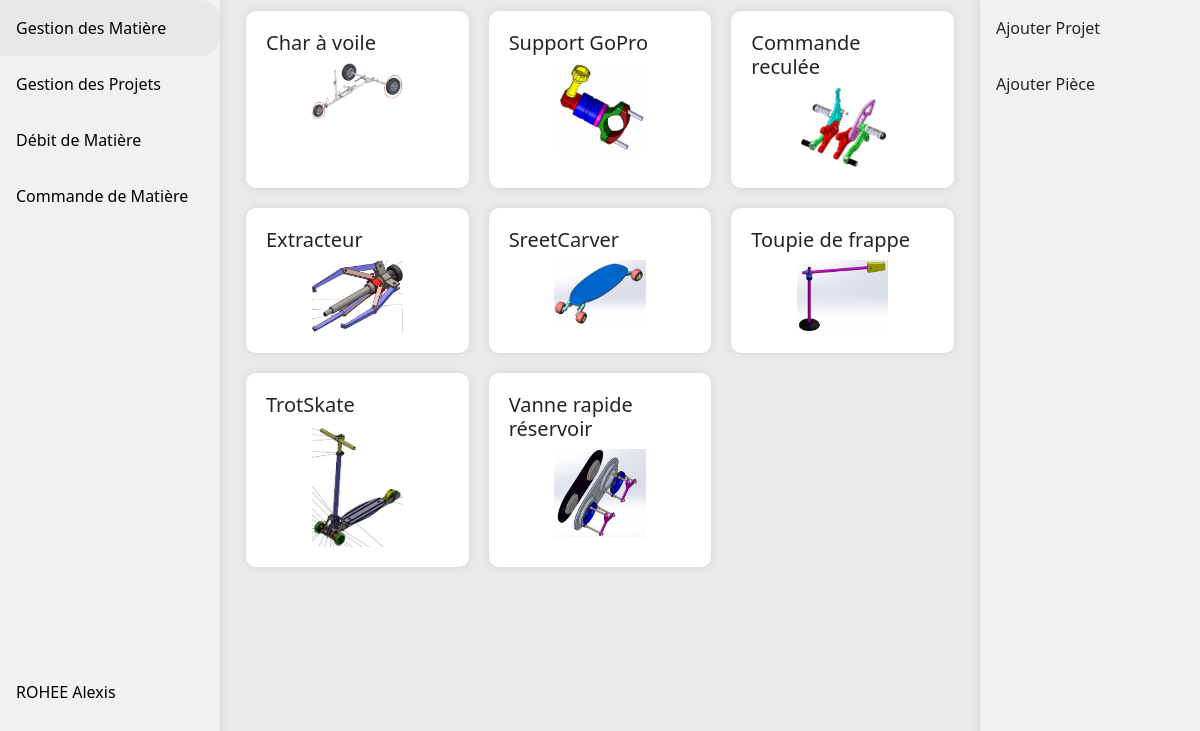
The page /gestionProjet.php (signed in) on the database as committed earlier.
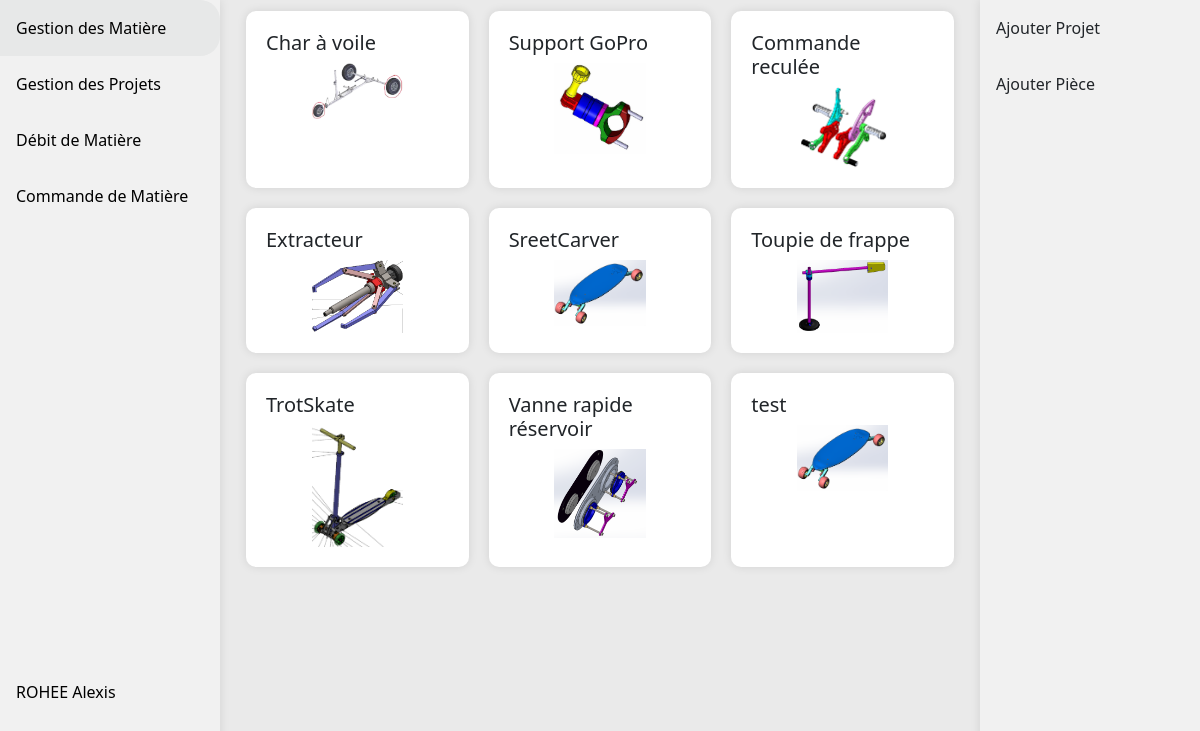
The same page on the database as committed later.
### tables this page shows
CREATE TABLE IF NOT EXISTS `projet` (
  `id_projet` int NOT NULL AUTO_INCREMENT,
  `nom` varchar(100) NOT NULL,
  `img` varchar(100) NOT NULL,
  PRIMARY KEY (`id_projet`)
);

### php/SQLConnexion.php (called while the page is built, shortened)
<?php
class SQLConnexion {
    private $conn;
    public function __construct()
    {
        $servername = "localhost";
        $username = "root";
        $password = "";
        $bddname = "gestionStock";
        try {
            $this->conn = new PDO("mysql:host=$servername;dbname=".$bddname, $username, $password);
            $this->conn->setAttribute(PDO::ATTR_ERRMODE, PDO::ERRMODE_EXCEPTION);
        } catch(PDOException $e) {
        }
    }
    public function conbdd(): PDO {
        return $this->conn;
    }
}

### html/gestionProjet.php (the view, shortened to what this page needs)
        <!DOCTYPE html>
<html lang="en" xmlns="http://www.w3.org/1999/html">
<head>
    <link href="https://cdn.jsdelivr.net/npm/bootstrap@5.1.3/dist/css/bootstrap.min.css" rel="stylesheet">
    <link rel="stylesheet" href="https://use.fontawesome.com/releases/v6.4.2/css/all.css" />
    <link rel="stylesheet" href="https://cdn.datatables.net/1.13.7/css/jquery.dataTables.css" />
    <link rel="stylesheet" href="../css/styles.css"/>
</head>
<body>
<?php
include '../php/SQLConnexion.php';
$conn = new SQLConnexion();
$req = $conn->conbdd()->query("SELECT * FROM projet");
$resProjet = $req->fetchAll();
?>
<div class="side-bar-big">
    <a class="gestionMatiere" href="gestionMatiere.php">Gestion des Matière</a>
    <a class="gestionProjet" href="gestionProjet.php">Gestion des Projets</a>
    <a class="debitMatiere" href="debitMatiere.php">Débit de Matière</a>
    <a class="commandMatiere" href="commandeMatiere.php">Commande de Matière</a>
    <a class="account" href="#"><?=$_SESSION['nom'] . " " . $_SESSION['prenom']?></a>
</div>
<div class="side-bar-action">
    <a onclick="afficher()">Ajouter Projet</a>
    <a onclick="afficherPiece()">Ajouter Pièce</a>
</div>
<div class="content" style="">
    <?php
    foreach ($resProjet as $projet) {
    ?>
    <div class="case" onclick="">
        <h5><?=$projet["nom"]?></h5>
        <img src="projetLestrelin/<?= $projet["img"]?>">
    </div>
    <?php }?>
</div>
</body>
</html>

Rows that differ between the two databases and show on the page:
added projet: nom "test", img (picture)
